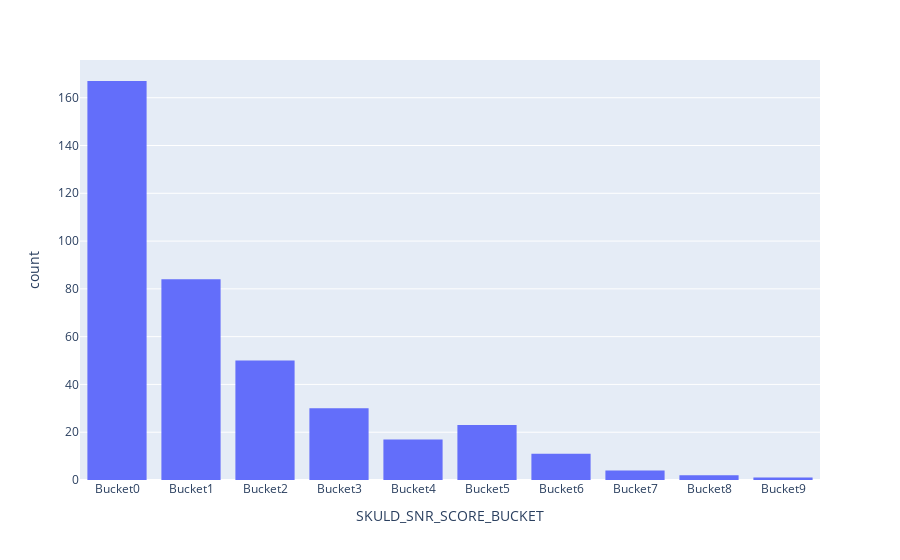

Source (notebook cell):
### Code cell
px.histogram(CLI_GROUP_W_SKULD_OFFERDAY.query('FLAG_HRAM == True').sort_values(by='SKULD_SNR_SCORE_BUCKET'), x='SKULD_SNR_SCORE_BUCKET')

### Figure 1 — Plotly figure (JSON) as saved in the notebook; plotly's stock layout.template omitted (floating-point values rounded to 4 significant figures; data arrays with more than 128 entries replaced by an {"elided": "..."} marker saying what was removed)
{"data": [{"alignmentgroup": "True", "bingroup": "x", "hovertemplate": "SKULD_SNR_SCORE_BUCKET=%{x}<br>count=%{y}<extra></extra>", "legendgroup": "", "marker": {"color": "#636efa", "pattern": {"shape": ""}}, "name": "", "offsetgroup": "", "orientation": "v", "showlegend": false, "x": {"elided": "389 str values"}, "xaxis": "x", "yaxis": "y", "type": "histogram"}], "layout": {"xaxis": {"anchor": "y", "domain": [0, 1], "title": {"text": "SKULD_SNR_SCORE_BUCKET"}}, "yaxis": {"anchor": "x", "domain": [0, 1], "title": {"text": "count"}}, "legend": {"tracegroupgap": 0}, "margin": {"t": 60}, "barmode": "relative"}}
